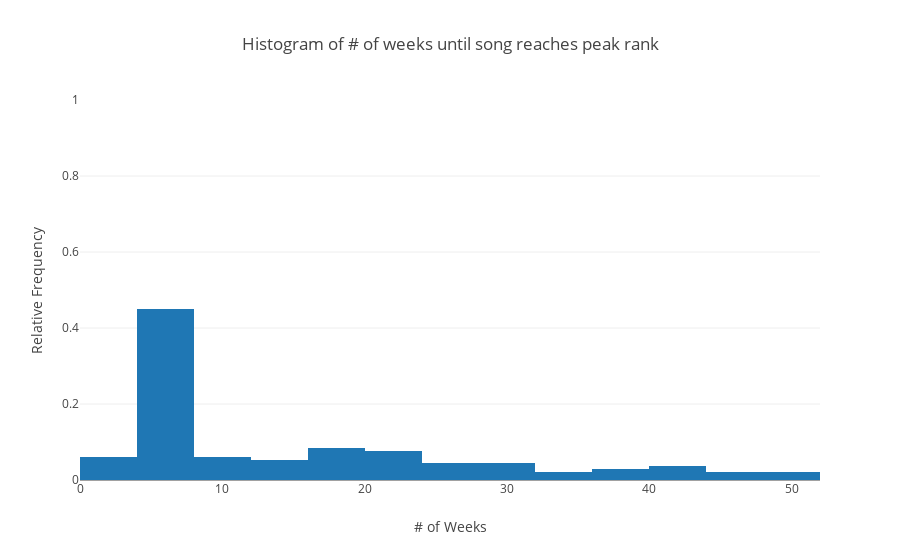
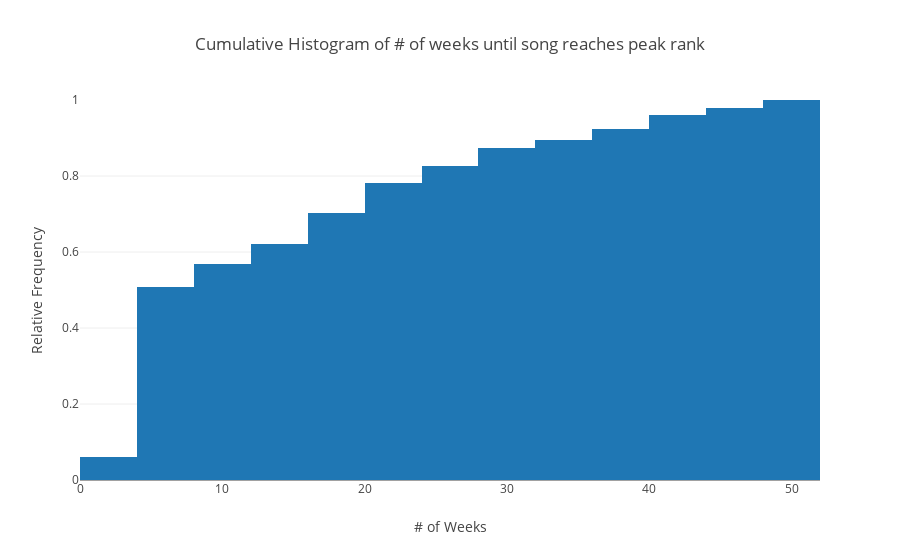

Source (notebook cell) for these figures, in order:
### Markdown cell above
In the above graph, we've plotted the rank history of the current top 20 songs on the Billboard Hot 100 chart. As we'd expect most of the songs have had a relatively steady upward trend in their chart position over time. One thing to noting is that a majority of the current top 20 didn't enter the top 20 until a couple of months ago (70% of them entered the top 20 within in the past 2 months). 

I am most curious to see if we could identify certain marketing actions that explain for certain spurious chart behavior.

* One interesting jump I noticed is that of the Luis Fonsi and Daddy Yankee song *'Despaciato'* which jumped from #48 on April 29 to #9 in the following week. What I found was that, the song was originally released on January 26 but was later remixed by Justin Bieber on April 17 (right before the jump) which clearly contributed to the success that it had on the charts.  This is clearly a great example of where remixing a song can extend and improve chart performance (especially if the remixer is a pop star).

* Another interesting case to note is the Ed Sheeran song *'Perfect'* which entered (and quickly exited) the charts on Mar 25, a few weeks after Ed Sheeran had released his album '$\div$'. It wasn't released as a single until later in September 26, 2017, after which it quickly re-entered and climed the charts (it is at #10 as of November 11). This illustrates how the promotion of a song as a radio single can significantly impact its commercial performance.

The Ed Sheeran point makes me curious: **How long does it takes songs to reach their peak position on the charts (relative to their release date)**

### Code cell
# Given the chart information on a song, this function returns the date in
# which the song first reached its peak rank
def findPeakDate(chart):
    minIdx = chart["rankHist"].index(chart["peakRank"])
    return chart["datesOnChart"][minIdx]

weeksTilPeak = []
weeksTilEnter = []

# Iterate through all the songs in our dataset and compute the number of
# days until they (1) enter the charts and (2) reach their peak position
for song in chartData:
    for chart in song["chartHist"]:
        if song["releaseDate"] not in ['', None]:
            peakDate = dt.strptime(findPeakDate(chart),'%Y-%m-%d')
            enterDate = dt.strptime(chart["datesOnChart"][0],'%Y-%m-%d')
            releaseDate = dt.strptime(song["releaseDate"],'%Y-%m-%d')
            
            peakDelta = peakDate - releaseDate
            enterDelta = enterDate - releaseDate
            
            
            if enterDelta.days > 0:
                weeksTilPeak.append(min(53, math.ceil(peakDelta.days/7)))
                weeksTilEnter.append(min(53, math.ceil(enterDelta.days/7)))

freqPeak = go.Histogram(x=weeksTilPeak, histnorm='probability',xbins=dict(start=0,end=52,size=4))
layout = dict(
    title = "Histogram of # of weeks until song reaches peak rank",
    xaxis = dict(title = "# of Weeks"), yaxis = dict(title = "Relative Frequency", range = [0,1])
)
fig = go.Figure(data=[freqPeak], layout=layout)
py.iplot(fig)

cumFreqPeak = go.Histogram(x=weeksTilPeak, histnorm='probability', cumulative=dict(enabled=True),
                           xbins=dict(start=0,end=52,size=4))
layout["title"] = "Cumulative " + layout["title"]
fig = go.Figure(data=[cumFreqPeak], layout=layout)

py.iplot(fig)

### Figure 1 — Plotly figure (JSON) as saved in the notebook; plotly's stock layout.template omitted (floating-point values rounded to 4 significant figures; data arrays with more than 128 entries replaced by an {"elided": "..."} marker saying what was removed)
{"data": [{"histnorm": "probability", "type": "histogram", "x": {"elided": "568 int values"}, "xbins": {"end": 52, "size": 4, "start": 0}}], "layout": {"title": "Histogram of # of weeks until song reaches peak rank", "xaxis": {"title": "# of Weeks"}, "yaxis": {"range": [0, 1], "title": "Relative Frequency"}}}

### Figure 2 — Plotly figure (JSON) as saved in the notebook; plotly's stock layout.template omitted (floating-point values rounded to 4 significant figures; data arrays with more than 128 entries replaced by an {"elided": "..."} marker saying what was removed)
{"data": [{"cumulative": {"enabled": true}, "histnorm": "probability", "type": "histogram", "x": {"elided": "568 int values"}, "xbins": {"end": 52, "size": 4, "start": 0}}], "layout": {"title": "Cumulative Histogram of # of weeks until song reaches peak rank", "xaxis": {"title": "# of Weeks"}, "yaxis": {"range": [0, 1], "title": "Relative Frequency"}}}
